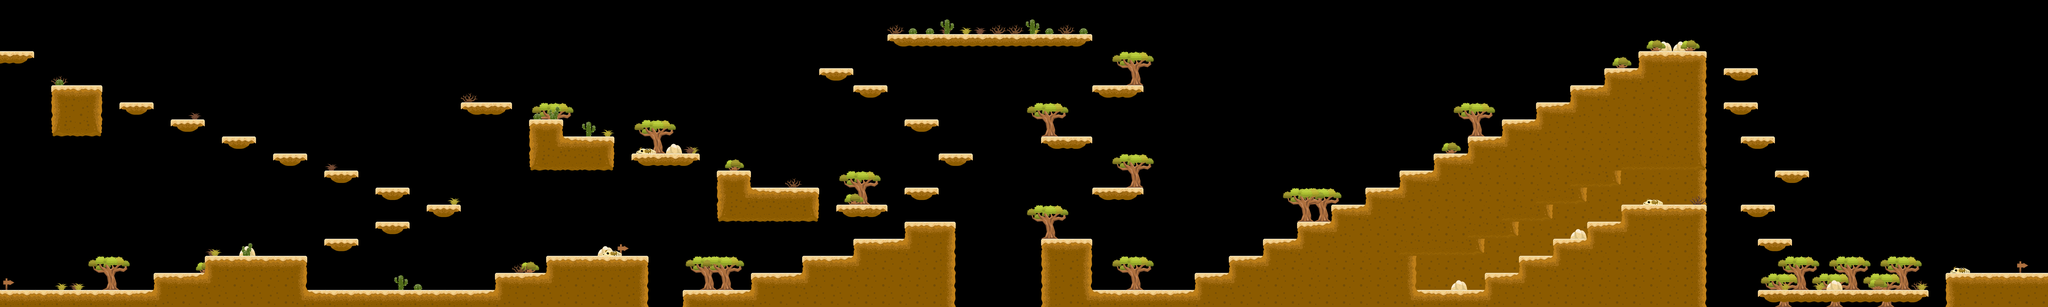

Below is a game level as drawn by its tile map, then a one-line description and the .tmx that defines it (tile-layer data replaced by summaries):
An orthogonal 120x18 tile map with 128x128 px tiles, 2 tile layers (background, foreground) and 116 objects (22x E, 12x MY_XP, 8x HH, 4x K, HERO).

<map version="1.5" tiledversion="1.7.2" orientation="orthogonal" renderorder="right-down" width="120" height="18" tilewidth="128" tileheight="128" infinite="0" nextlayerid="6" nextobjectid="132">
 <tileset firstgid="1" name="Dessert" tilewidth="128" tileheight="128" tilecount="40" columns="5">
  <image source="../../tiles/Dessert.png" width="640" height="1024" />
 </tileset>
 <imagelayer id="4" name="Image Layer 1" offsetx="-33.3333" offsety="1212.61">
  <image source="../backgrounds/level3.png" width="9100" height="1074" />
 </imagelayer>
 <imagelayer id="5" name="Copy of Image Layer 1" offsetx="9060.73" offsety="1209.58">
  <image source="../backgrounds/level3.png" width="9100" height="1074" />
 </imagelayer>
 <layer id="1" name="background" width="120" height="18">
  <data>[2160 cells, 160 non-empty, 20 distinct tile ids]</data>
 </layer>
 <layer id="2" name="foreground" width="120" height="18">
  <data>[2160 cells, 612 non-empty, 37 distinct tile ids]</data>
 </layer>
 <objectgroup id="3" name="objects">
  <object id="1" x="0" y="384">
   <polygon points="0,0 256,0 256,128 0,128 0,0" />
  </object>
  <object id="2" x="384" y="640">
   <polygon points="0,0 384,0 384,384 0,384" />
  </object>
  <object id="3" x="896" y="768">
   <polygon points="0,0 256,0 256,128 0,128" />
  </object>
  <object id="4" x="1280" y="896">
   <polygon points="0,0 256,0 256,128 0,128 0,0" />
  </object>
  <object id="5" x="1664" y="1024">
   <polygon points="0,0 256,0 256,128 0,128" />
  </object>
  <object id="6" x="2048" y="1152">
   <polygon points="0,0 256,0 256,128 0,128" />
  </object>
  <object id="7" x="2432" y="1280">
   <polygon points="0,0 256,0 256,128 0,128" />
  </object>
  <object id="8" x="2816" y="1408">
   <polygon points="0,0 256,0 256,128 0,128" />
  </object>
  <object id="9" x="0" y="2176">
   <polygon points="0,0 1152,0 1152,128 0,128" />
  </object>
  <object id="10" x="1152" y="2048">
   <polygon points="0,0 384,0 384,256 0,256" />
  </object>
  <object id="11" x="1536" y="1920">
   <polygon points="0,0 768,0 768,384 0,384" />
  </object>
  <object id="12" x="2432" y="1792">
   <polygon points="0,0 256,0 256,128 0,128 0,0" />
  </object>
  <object id="13" x="2816" y="1664">
   <polygon points="0,0 256,0 256,128 0,128" />
  </object>
  <object id="14" x="2304" y="2176">
   <polygon points="0,0 2560,0 2560,128 0,128" />
  </object>
  <object id="15" x="3200" y="1536">
   <polygon points="0,0 256,0 256,128 0,128" />
  </object>
  <object id="16" x="3712" y="2048">
   <polygon points="0,0 384,0 384,128 0,128 0,0" />
  </object>
  <object id="17" x="4096" y="1920">
   <polygon points="0,0 640,0 768,0 768,256 0,256" />
  </object>
  <object id="18" x="3456" y="768">
   <polygon points="0,0 384,0 384,128 0,128 0,0" />
  </object>
  <object id="19" x="3968" y="896">
   <polygon points="0,0 256,0 256,256 256,384 0,384" />
  </object>
  <object id="20" x="4352" y="1024">
   <polygon points="0,0 -128,0 -128,256 256,256 256,0" />
  </object>
  <object id="21" x="4736" y="1152">
   <polygon points="0,0 512,0 512,128 0,128 0,0" />
  </object>
  <object id="22" x="5376" y="1280">
   <polygon points="0,0 256,0 256,128 0,128" />
  </object>
  <object id="23" x="5376" y="1408">
   <polygon points="0,0 768,0 768,256 0,256" />
  </object>
  <object id="24" x="5120" y="2176">
   <polygon points="0,0 0,128 2048,128 2048,0" />
  </object>
  <object id="25" x="5632" y="2048">
   <polygon points="0,0 0,128 384,128 384,0" />
  </object>
  <object id="26" x="6016" y="1920">
   <polygon points="0,0 0,128 1152,128 1152,0 0,0" />
  </object>
  <object id="27" x="6400" y="1792">
   <polygon points="0,0 0,128 768,128 768,0" />
  </object>
  <object id="28" x="6784" y="1664">
   <polygon points="0,0 384,0 384,128 0,128" />
  </object>
  <object id="31" x="6784" y="1408">
   <polygon points="0,0 256,0 250,56 2,54" />
  </object>
  <object id="33" x="6272" y="1536">
   <polygon points="0,0 384,0 376,50 8,34" />
  </object>
  <object id="41" x="8192" y="640">
   <polygon points="0,0 384,0 384,128" />
  </object>
  <object id="42" x="7808" y="1024">
   <polygon points="0,0 384,0 384,128 0,128" />
  </object>
  <object id="43" x="8192" y="1408">
   <polygon points="0,0 384,0 384,128 0,128" />
  </object>
  <object id="44" x="7808" y="1792">
   <polygon points="0,0 384,0 384,512 0,512" />
  </object>
  <object id="45" x="8192" y="2176">
   <polygon points="0,0 768,0 768,128 -128,128" />
  </object>
  <object id="46" x="8960" y="2048">
   <polygon points="0,0 256,0 256,256 0,256" />
  </object>
  <object id="47" name="HERO" x="128" y="2048" width="44.7273" height="76.2424" />
  <object id="49" x="7168" y="2048">
   <polygon points="0,0 0,128 -128,128 -128,0" />
  </object>
  <object id="50" x="6144" y="512">
   <polygon points="0,0 256,0 256,128 0,128 0,0" />
  </object>
  <object id="51" x="6400" y="640">
   <polygon points="0,0 256,0 256,128 0,128 0,0" />
  </object>
  <object id="52" x="6784" y="896">
   <polygon points="0,0 256,0 256,128 0,128 0,0" />
  </object>
  <object id="53" x="7040" y="1152">
   <polygon points="0,0 256,0 256,128 0,128 0,0" />
  </object>
  <object id="54" x="6656" y="256">
   <polygon points="0,0 1536,0 1536,128 0,128" />
  </object>
  <object id="55" x="9216" y="1920">
   <polygon points="0,0 1408,0 1408,384 128,384 0,384 0,0" />
  </object>
  <object id="56" x="9472" y="1792">
   <polygon points="0,0 1664,0 1664,128 0,128" />
  </object>
  <object id="57" x="9728" y="1664">
   <polygon points="0,0 1664,0 1664,128 0,128" />
  </object>
  <object id="58" x="9984" y="1536">
   <polygon points="0,0 1664,0 1664,128 0,128" />
  </object>
  <object id="59" x="10624" y="2176">
   <polygon points="0,0 2176,0 2176,128 0,128" />
  </object>
  <object id="60" x="11136" y="2048">
   <polygon points="0,0 1664,0 1664,128 0,128" />
  </object>
  <object id="61" x="11392" y="1920">
   <polygon points="0,0 1408,0 1408,128 0,128" />
  </object>
  <object id="62" x="11648" y="1792">
   <polygon points="0,0 1152,0 1152,128 0,128" />
  </object>
  <object id="63" x="11904" y="1792">
   <polygon points="0,0 896,0 896,-128 0,-128" />
  </object>
  <object id="64" x="12160" y="1536">
   <polygon points="0,0 640,0 640,128 0,128 0,0" />
  </object>
  <object id="65" x="10240" y="1408">
   <polygon points="0,0 1664,0 1664,128 0,128" />
  </object>
  <object id="66" x="10496" y="1280">
   <polygon points="0,0 1664,0 1664,128 0,128" />
  </object>
  <object id="67" x="10752" y="1152">
   <polygon points="0,0 2048,0 2048,128 0,128" />
  </object>
  <object id="68" x="11008" y="1024">
   <polygon points="0,0 1792,0 1792,128 0,128" />
  </object>
  <object id="69" x="11264" y="896">
   <polygon points="0,0 256,0 256,128 0,128" />
  </object>
  <object id="70" x="11520" y="768">
   <polygon points="0,0 128,0 256,0 256,128 0,128 0,0" />
  </object>
  <object id="71" x="11776" y="640">
   <polygon points="0,0 256,0 256,128 0,128" />
  </object>
  <object id="72" x="12032" y="512">
   <polygon points="0,0 256,0 256,128 0,128" />
  </object>
  <object id="73" x="12288" y="384">
   <polygon points="0,0 512,0 512,640 0,640" />
  </object>
  <object id="74" x="12928" y="512">
   <polygon points="0,0 256,0 256,128 0,128" />
  </object>
  <object id="75" x="12928" y="768">
   <polygon points="0,0 256,0 256,128 0,128 0,0" />
  </object>
  <object id="76" x="13056" y="1024">
   <polygon points="0,0 256,0 256,128 0,128" />
  </object>
  <object id="77" x="13312" y="1280">
   <polygon points="0,0 256,0 128,128 0,128 0,0" />
  </object>
  <object id="78" x="13056" y="1536">
   <polygon points="0,0 256,0 256,128 0,128" />
  </object>
  <object id="79" x="13184" y="1792">
   <polygon points="0,0 256,0 256,128 0,128" />
  </object>
  </objectgroup>
</map>
<!-- 48 of 116 objects omitted -->
